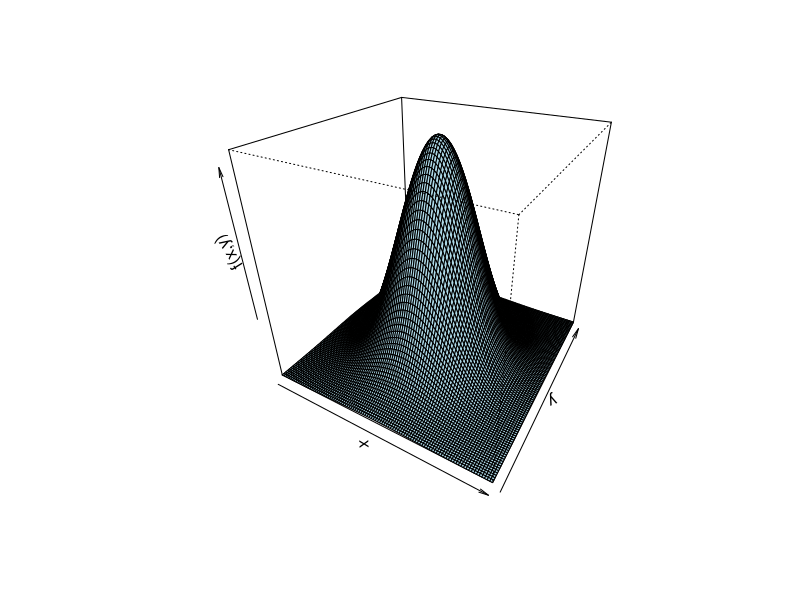
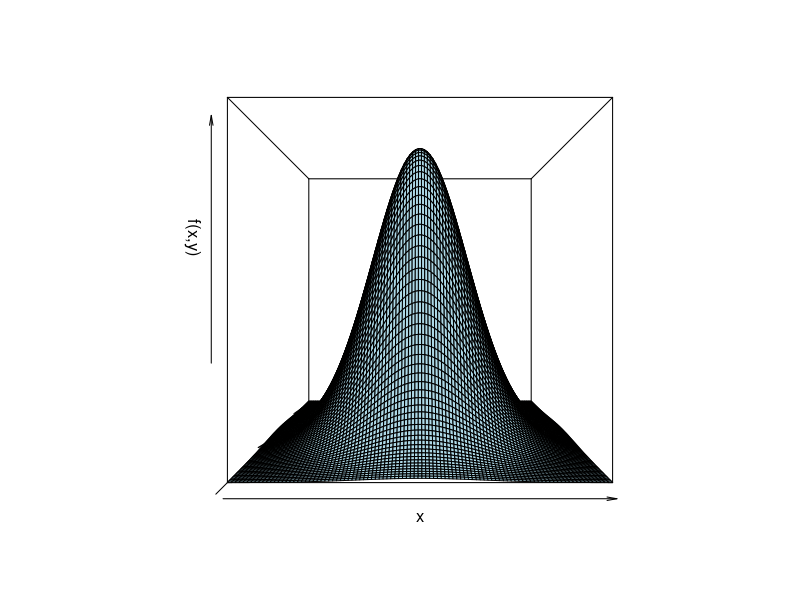
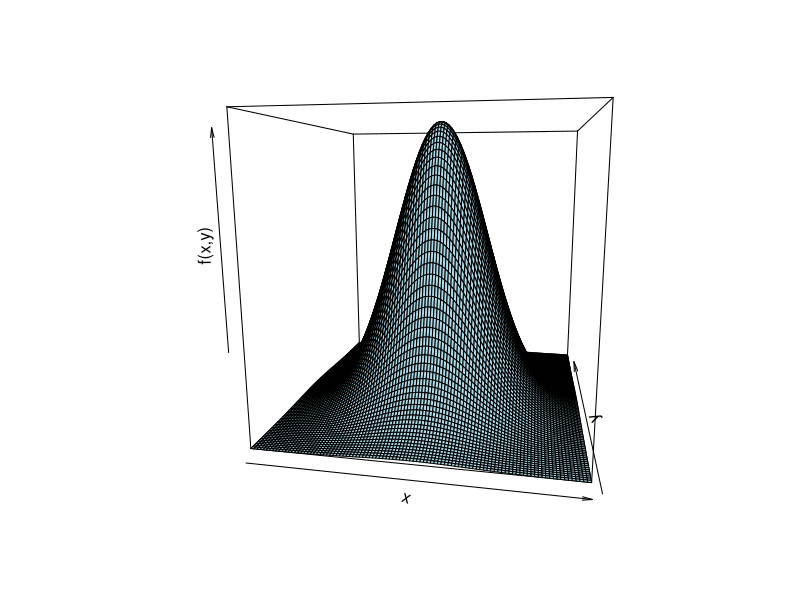
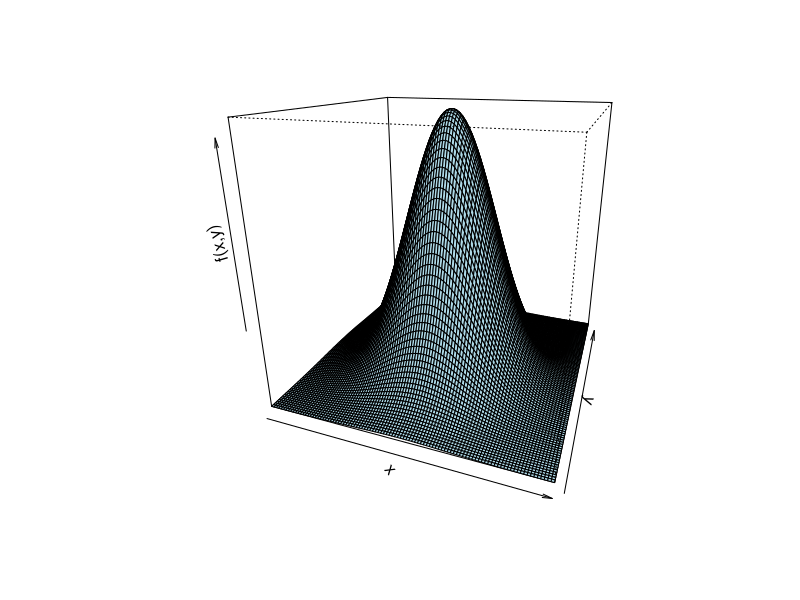
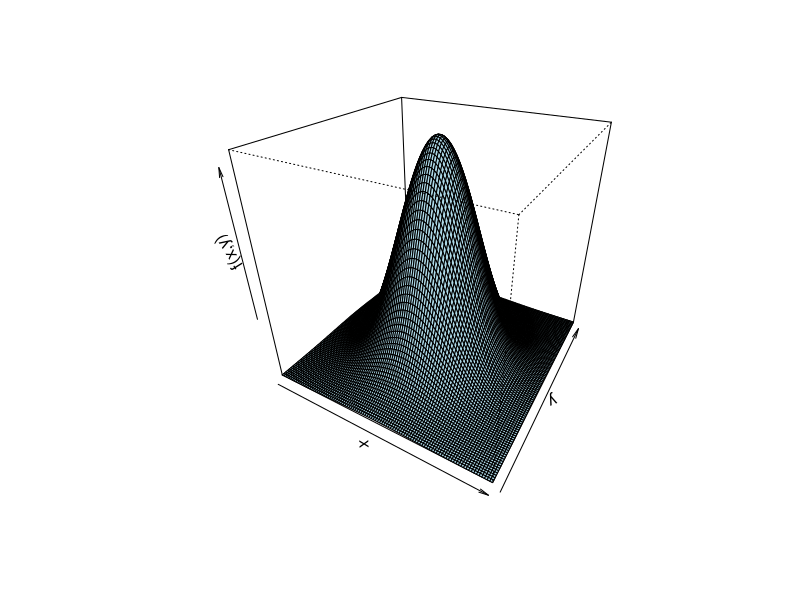
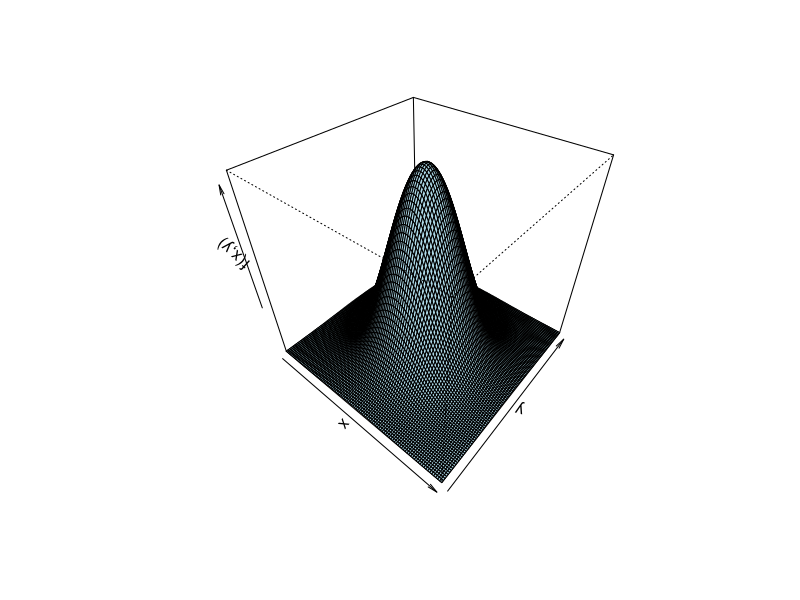
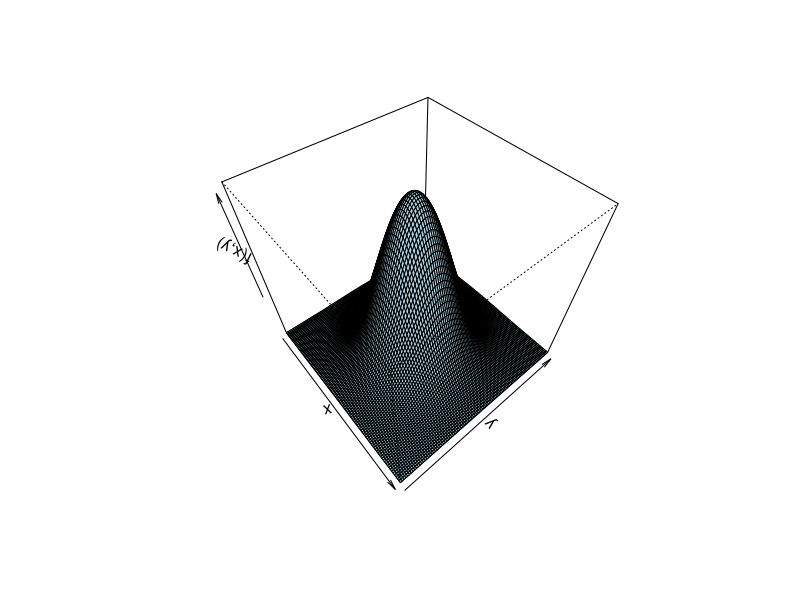
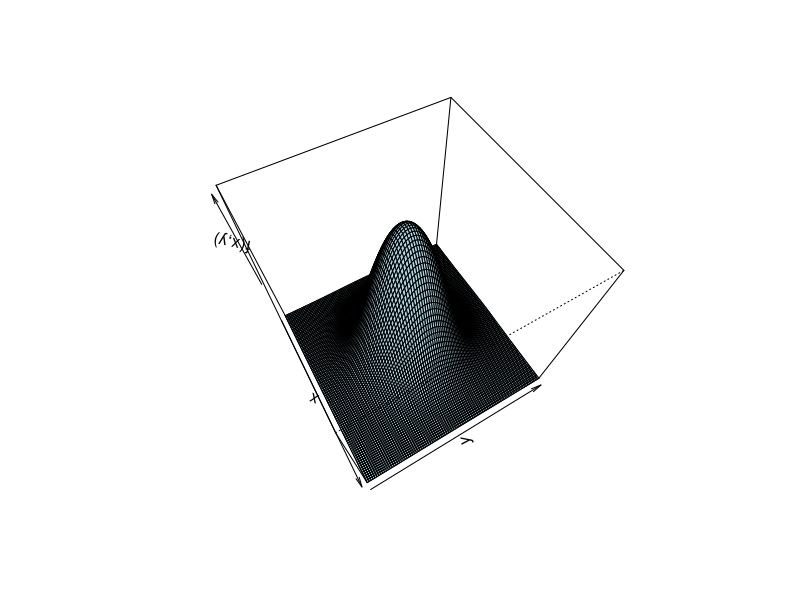

Write R code to recreate these figures, in order.
# (a)
f <- function(x, y, p){
  stopifnot('P has to be in the range (-1, 1)' = (p > -1 && p < 1))
  
  (1/(2 * pi * sqrt(1 - p^2)))* exp((-1/(2*(1 - p^2))) * (x^2 - 2*p*x*y + y^2))
}

# (b)
x <- seq(-3,3, length.out = 100)
y <- seq(-3,3, length.out = 100)
z <- outer(x,y, f, 0)
persp(x,y,z, col = 'lightblue', phi = 30, theta = 30, zlab = 'f(x,y)')

# (c)
for(i in seq(0,100,10)){
  persp(x,y,z, col = 'lightblue', phi = i, theta = i, zlab = 'f(x,y)')
  Sys.sleep(1)
}

# (d)
for(j in c(-0.8,-0.5,0.0,0.5,0.8)){
  z <- outer(x,y, f, j)
  persp(x,y,z, col = 'lightblue', phi = 45, theta = 30, zlab = paste('p = ', j))
  Sys.sleep(1)
}

# (e)
x <- seq(-3,3, length.out = 100)
plot(x,f(x,1,0))
# Looks like a normal distribution with mean = 0 and variance = 1


# (f)
y <- seq(-3,3, length.out = 100)
plot(x,f(1,y,0))
